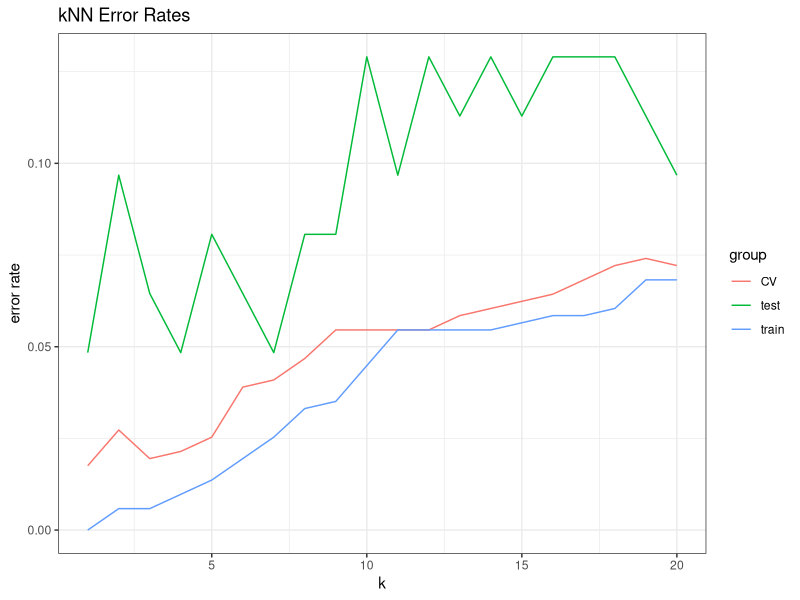

Generate this figure with R: (Note: this script raises an error after producing the figure.)
list.of.packages = c("ggplot2",
                     "xtable",
                     "MASS",
                     "class",
                     "rpart",
                     "rpart.plot",
                     "maboost",
                     "e1071",
                     "randomForest")
new.packages = list.of.packages[!(list.of.packages %in% installed.packages()[,"Package"])]
if(length(new.packages)) {
  install.packages(new.packages)
}
for (i in 1:length(list.of.packages)) {
  require(list.of.packages[i], character.only=TRUE)
}

#read in raw data
olive = read.table('olive.txt', header=T, sep="")

index = sort.int(olive$Area, index.return=T)$ix
olive = olive[index,]

#make region and area variables factors
olive$Region = as.factor(olive$Region)
olive$Area = as.factor(olive$Area)

#separate into training and test sets
n_obs = dim(olive)[1]
n_cols = dim(olive)[2]
M = array(0, c(9, 1))
for (i in seq(1, n_obs))
{
  t = olive$Area[i]
  M[t] = M[t]+1
}
L = floor(M*0.9)
M_cumul = c(0, cumsum(M))
select = NULL
for (i in seq(1,9))
{
  a = M_cumul[i]+1
  b = a+L[i]-1
  select = c(select, seq(a, b))
}
train = olive[select,]
test = olive[-select,]
n_train = dim(train)[1]
n_test = dim(test)[1]

n_k = 20
knn_error_rates = matrix(rep(0, n_k*3), nrow=n_k)
for (iii in 1:n_k)
{
  knn_train = knn(train = train[,3:10], 
                  test=train[,3:10],
                  cl=train[,1], k=iii)
  tab = table(train$Region, knn_train)
  knn_error_rates[iii,1] = 1 - sum(diag(tab))/sum(tab)
  
  knn_test = knn(train=train[,3:10], 
                 test=test[,3:10],
                 cl=train[,1],
                 k=iii)
  tab = table(test$Region, knn_test)
  knn_error_rates[iii,2] = 1 - sum(diag(tab))/sum(tab)
  
  knn_cv = knn.cv(train=train[,3:10],
                  cl=train[,1],
                  k=iii)
  tab = table(train$Region, knn_cv)
  knn_error_rates[iii,3] = 1 - sum(diag(tab))/sum(tab)
}

df_temp = data.frame(x=rep(seq(1:n_k), 3),
                     errors=c(knn_error_rates[,1], knn_error_rates[,2], knn_error_rates[,3]),
                     group=c(rep('train', n_k), rep('test', n_k), rep('CV', n_k)))
ggplot(df_temp, aes(x=x, y=errors)) +
  geom_line(aes(color=group)) + 
  xlim(1, n_k) +
  labs(title='kNN Error Rates', x='k', y='error rate') +
  theme_bw()

knn_train = knn(train = train[,3:10], 
                test=train[,3:10],
                cl=train[,1], 
                k=1)
tab = table(train$Region, knn_train)
xtable_temp = xtable(tab)
colnames(xtable_temp) = c("Region 1 Predicted", "Region 2 Predicted", "Region 3 Predicted")
rownames(xtable_temp) = c("Region 1 Actual", "Region 2 Actual", "Region 3 Actual")
align(xtable_temp) = c('l', rep('c', 3))
print(xtable_temp, type='html', sanitize.colnames.function = function(x) gsub('\\.', ' ', x),
      sanitize.rownames.function = function(x) gsub('\\.', ' ', x))

knn_test = knn(train = train[,3:10], 
               test=test[,3:10],
               cl=train[,1], 
               k=1)
tab = table(test$Region, knn_test)
xtable_temp = xtable(tab)
colnames(xtable_temp) = c("Region 1 Predicted", "Region 2 Predicted", "Region 3 Predicted")
rownames(xtable_temp) = c("Region 1 Actual", "Region 2 Actual", "Region 3 Actual")
align(xtable_temp) = c('l', rep('c', 3))
print(xtable_temp, type='html', sanitize.colnames.function = function(x) gsub('\\.', ' ', x),
      sanitize.rownames.function = function(x) gsub('\\.', ' ', x))

region_tree = rpart(Region~., data=train[,-2])
prp(region_tree, type=4, extra=1, clip.right.labs=FALSE)

train_tree_predict = predict(region_tree, train[,3:10], type='class')
tab = table(train$Region, train_tree_predict)
xtable_temp = xtable(tab)
colnames(xtable_temp) = c("Region 1 Predicted", "Region 2 Predicted", "Region 3 Predicted")
rownames(xtable_temp) = c("Region 1 Actual", "Region 2 Actual", "Region 3 Actual")
align(xtable_temp) = c('l', rep('c', 3))
print(xtable_temp, type='html', sanitize.colnames.function = function(x) gsub('\\.', ' ', x),
      sanitize.rownames.function = function(x) gsub('\\.', ' ', x))

test_tree_predict = predict(region_tree, newdata=test[,3:10], type='class')
tab = table(test$Region, test_tree_predict)
xtable_temp = xtable(tab)
colnames(xtable_temp) = c("Region 1 Predicted", "Region 2 Predicted", "Region 3 Predicted")
rownames(xtable_temp) = c("Region 1 Actual", "Region 2 Actual", "Region 3 Actual")
align(xtable_temp) = c('l', rep('c', 3))
print(xtable_temp, type='html', sanitize.colnames.function = function(x) gsub('\\.', ' ', x),
      sanitize.rownames.function = function(x) gsub('\\.', ' ', x))

rf_region = randomForest(Region~.-Area, data=train, mtry=3, ntree=100)

train_forest_predict = predict(rf_region, newdata=train, type='class')
tab = table(train$Region, train_forest_predict)
xtable_temp = xtable(tab)
colnames(xtable_temp) = c("Region 1 Predicted", "Region 2 Predicted", "Region 3 Predicted")
rownames(xtable_temp) = c("Region 1 Actual", "Region 2 Actual", "Region 3 Actual")
align(xtable_temp) = c('l', rep('c', 3))
print(xtable_temp, type='html', sanitize.colnames.function = function(x) gsub('\\.', ' ', x),
      sanitize.rownames.function = function(x) gsub('\\.', ' ', x))

test_forest_predict = predict(rf_region, newdata=test, type='class')
tab = table(test$Region, test_forest_predict)
xtable_temp = xtable(tab)
colnames(xtable_temp) = c("Region 1 Predicted", "Region 2 Predicted", "Region 3 Predicted")
rownames(xtable_temp) = c("Region 1 Actual", "Region 2 Actual", "Region 3 Actual")
align(xtable_temp) = c('l', rep('c', 3))
print(xtable_temp, type='html', sanitize.colnames.function = function(x) gsub('\\.', ' ', x),
      sanitize.rownames.function = function(x) gsub('\\.', ' ', x))

varImpPlot(rf_region, pch=21, bg="blue", main="Random Forest Variable Importance Plot")

ada_region = maboost(Region~.-Area, data=train, iter=100, rpart.control(maxdepth=1))

train_boost_predict = predict(ada_region, newdata=train, type='class')
tab = table(train$Region, train_boost_predict)
xtable_temp = xtable(tab)
colnames(xtable_temp) = c("Region 1 Predicted", "Region 2 Predicted", "Region 3 Predicted")
rownames(xtable_temp) = c("Region 1 Actual", "Region 2 Actual", "Region 3 Actual")
align(xtable_temp) = c('l', rep('c', 3))
print(xtable_temp, type='html', sanitize.colnames.function = function(x) gsub('\\.', ' ', x),
      sanitize.rownames.function = function(x) gsub('\\.', ' ', x))

test_boost_predict = predict(ada_region, newdata=test, type='class')
tab = table(test$Region, test_boost_predict)
xtable_temp = xtable(tab)
colnames(xtable_temp) = c("Region 1 Predicted", "Region 2 Predicted", "Region 3 Predicted")
rownames(xtable_temp) = c("Region 1 Actual", "Region 2 Actual", "Region 3 Actual")
align(xtable_temp) = c('l', rep('c', 3))
print(xtable_temp, type='html', sanitize.colnames.function = function(x) gsub('\\.', ' ', x),
      sanitize.rownames.function = function(x) gsub('\\.', ' ', x))

varplot.maboost(ada_region, pch=21, bg="blue", main="Adaboost Variable Importance Plot")

svm_region = svm(Region~.-Area, data=train, kernel='radial', cost=10000)

train_svm_predict = predict(svm_region, newdata=train, type='class')
tab = table(train$Region, train_svm_predict)
xtable_temp = xtable(tab)
colnames(xtable_temp) = c("Region 1 Predicted", "Region 2 Predicted", "Region 3 Predicted")
rownames(xtable_temp) = c("Region 1 Actual", "Region 2 Actual", "Region 3 Actual")
align(xtable_temp) = c('l', rep('c', 3))
print(xtable_temp, type='html', sanitize.colnames.function = function(x) gsub('\\.', ' ', x),
      sanitize.rownames.function = function(x) gsub('\\.', ' ', x))

test_svm_predict = predict(svm_region, newdata=test, type='class')
tab = table(test$Region, test_svm_predict)
xtable_temp = xtable(tab)
colnames(xtable_temp) = c("Region 1 Predicted", "Region 2 Predicted", "Region 3 Predicted")
rownames(xtable_temp) = c("Region 1 Actual", "Region 2 Actual", "Region 3 Actual")
align(xtable_temp) = c('l', rep('c', 3))
print(xtable_temp, type='html', sanitize.colnames.function = function(x) gsub('\\.', ' ', x),
      sanitize.rownames.function = function(x) gsub('\\.', ' ', x))

